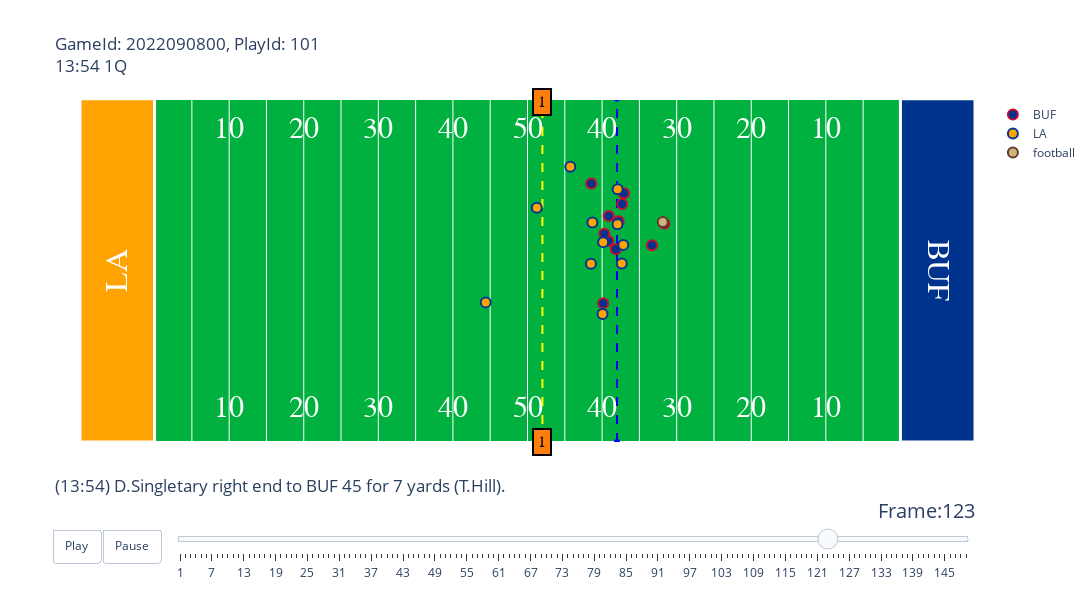

Write notebook code for a chart like this one.
### Code cell
gid = 2022090800
pid = 101

animate_play(games=games, tracking_df=tracking_df,
             play_df=plays, players=players, gameId=gid,
             playId=pid)

### Figure 1 — Plotly figure (JSON) as saved in the notebook; plotly's stock layout.template omitted (floating-point values rounded to 4 significant figures)
{"data": [{"hoverinfo": "none", "mode": "text", "showlegend": false, "text": ["10", "20", "30", "40", "50", "40", "30", "20", "10"], "textfont": {"color": "#ffffff", "family": "Courier New, monospace", "size": 30}, "type": "scatter", "x": [20, 30, 40, 50, 60, 70, 80, 90, 100], "y": [5, 5, 5, 5, 5, 5, 5, 5, 5]}, {"hoverinfo": "none", "mode": "text", "showlegend": false, "text": ["10", "20", "30", "40", "50", "40", "30", "20", "10"], "textfont": {"color": "#ffffff", "family": "Courier New, monospace", "size": 30}, "type": "scatter", "x": [20, 30, 40, 50, 60, 70, 80, 90, 100], "y": [48.5, 48.5, 48.5, 48.5, 48.5, 48.5, 48.5, 48.5, 48.5]}, {"hoverinfo": "none", "line": {"color": "blue", "dash": "dash"}, "showlegend": false, "type": "scatter", "x": [72, 72], "y": [0, 53.5]}, {"hoverinfo": "none", "line": {"color": "yellow", "dash": "dash"}, "showlegend": false, "type": "scatter", "x": [62, 62], "y": [0, 53.5]}, {"fill": "toself", "fillcolor": "#FFA300", "hoverinfo": "skip", "line": {"color": "white", "width": 3}, "mode": "lines", "opacity": 1, "showlegend": false, "type": "scatter", "x": [0, 0, 10, 10, 0], "y": [0, 53.5, 53.5, 0, 0]}, {"fill": "toself", "fillcolor": "#00338D", "hoverinfo": "skip", "line": {"color": "white", "width": 3}, "mode": "lines", "opacity": 1, "showlegend": false, "type": "scatter", "x": [110, 110, 120, 120, 110], "y": [0, 53.5, 53.5, 0, 0]}, {"hoverinfo": "text", "hovertext": ["nflId:35472<br>displayName:Rodger Saffold<br>Player Speed:6.756 MPH", "nflId:42392<br>displayName:Mitch Morse<br>Player Speed:7.516 MPH", "nflId:42818<br>displayName:Jake Kumerow<br>Player Speed:11.162 MPH", "nflId:44875<br>displayName:Dion Dawkins<br>Player Speed:10.603 MPH", "nflId:46076<br>displayName:Josh Allen<br>Player Speed:6.935 MPH", "nflId:47857<br>displayName:Devin Singletary<br>Player Speed:13.444 MPH", "nflId:47879<br>displayName:Dawson Knox<br>Player Speed:10.961 MPH", "nflId:48512<br>displayName:Ryan Bates<br>Player Speed:6.554 MPH", "nflId:52536<br>displayName:Gabe Davis<br>Player Speed:10.804 MPH", "nflId:53079<br>displayName:Reggie Gilliam<br>Player Speed:17.157 MPH", "nflId:53522<br>displayName:Spencer Brown<br>Player Speed:8.791 MPH"], "marker": {"color": "#00338D", "line": {"color": "#C60C30", "width": 2}, "size": 10}, "mode": "markers", "name": "BUF", "type": "scatter", "x": [70.83, 70.3, 68.55, 71.85, 76.69, 78.34, 72.93, 72.22, 70.15, 72.68, 70.89], "y": [31.34, 32.45, 40.29, 30.03, 30.66, 34.05, 38.78, 34.4, 21.61, 37.09, 35.21]}, {"hoverinfo": "text", "hovertext": ["nflId:38577<br>displayName:Bobby Wagner<br>Player Speed:12.929 MPH", "nflId:41239<br>displayName:Aaron Donald<br>Player Speed:10.29 MPH", "nflId:42816<br>displayName:Troy Hill<br>Player Speed:8.523 MPH", "nflId:43294<br>displayName:Jalen Ramsey<br>Player Speed:6.778 MPH", "nflId:43298<br>displayName:Leonard Floyd<br>Player Speed:10.782 MPH", "nflId:43335<br>displayName:A'Shawn Robinson<br>Player Speed:5.57 MPH", "nflId:47844<br>displayName:Taylor Rapp<br>Player Speed:8.142 MPH", "nflId:47862<br>displayName:David Long<br>Player Speed:4.205 MPH", "nflId:47917<br>displayName:Greg Gaines<br>Player Speed:7.136 MPH", "nflId:47939<br>displayName:Justin Hollins<br>Player Speed:12.661 MPH", "nflId:48026<br>displayName:Nick Scott<br>Player Speed:7.874 MPH"], "marker": {"color": "#FFA300", "line": {"color": "#003594", "width": 2}, "size": 10}, "mode": "markers", "name": "LA", "type": "scatter", "x": [68.7, 72.84, 65.74, 68.51, 72.09, 72.07, 54.4, 70.06, 70.14, 72.64, 61.25], "y": [34.2, 30.72, 42.89, 27.78, 39.38, 33.93, 21.76, 19.96, 31.15, 27.83, 36.5]}, {"hoverinfo": "none", "marker": {"color": "#CBB67C", "line": {"color": "#663831", "width": 2}, "size": 10}, "mode": "markers", "name": "football", "type": "scatter", "x": [78.14], "y": [34.27]}], "layout": {"annotations": [{"align": "center", "bgcolor": "#ff7f0e", "bordercolor": "black", "borderpad": 4, "borderwidth": 2, "font": {"color": "black", "family": "Courier New, monospace", "size": 16}, "opacity": 1, "showarrow": false, "text": "1", "x": 62, "y": 0}, {"align": "center", "bgcolor": "#ff7f0e", "bordercolor": "black", "borderpad": 4, "borderwidth": 2, "font": {"color": "black", "family": "Courier New, monospace", "size": 16}, "opacity": 1, "showarrow": false, "text": "1", "x": 62, "y": 53}, {"font": {"color": "White", "family": "Courier New, monospace", "size": 32}, "showarrow": false, "text": "LA", "textangle": -90, "x": 5, "y": 26.75}, {"font": {"color": "White", "family": "Courier New, monospace", "size": 32}, "showarrow": false, "text": "BUF", "textangle": 90, "x": 115, "y": 26.75}], "autosize": false, "height": 600, "plot_bgcolor": "#00B140", "sliders": [{"active": 122, "currentvalue": {"font": {"size": 20}, "prefix": "Frame:", "visible": true, "xanchor": "right"}, "len": 0.9, "pad": {"b": 10, "t": 50}, "steps": [{"args": [[1], {"frame": {"duration": 100, "redraw": false}, "mode": "immediate", "transition": {"duration": 0}}], "label": "1", "method": "animate"}, {"args": [[2], {"frame": {"duration": 100, "redraw": false}, "mode": "immediate", "transition": {"duration": 0}}], "label": "2", "method": "animate"}, {"args": [[3], {"frame": {"duration": 100, "redraw": false}, "mode": "immediate", "transition": {"duration": 0}}], "label": "3", "method": "animate"}, {"args": [[4], {"frame": {"duration": 100, "redraw": false}, "mode": "immediate", "transition": {"duration": 0}}], "label": "4", "method": "animate"}, {"args": [[5], {"frame": {"duration": 100, "redraw": false}, "mode": "immediate", "transition": {"duration": 0}}], "label": "5", "method": "animate"}, {"args": [[6], {"frame": {"duration": 100, "redraw": false}, "mode": "immediate", "transition": {"duration": 0}}], "label": "6", "method": "animate"}, {"args": [[7], {"frame": {"duration": 100, "redraw": false}, "mode": "immediate", "transition": {"duration": 0}}], "label": "7", "method": "animate"}, {"args": [[8], {"frame": {"duration": 100, "redraw": false}, "mode": "immediate", "transition": {"duration": 0}}], "label": "8", "method": "animate"}, {"args": [[9], {"frame": {"duration": 100, "redraw": false}, "mode": "immediate", "transition": {"duration": 0}}], "label": "9", "method": "animate"}, {"args": [[10], {"frame": {"duration": 100, "redraw": false}, "mode": "immediate", "transition": {"duration": 0}}], "label": "10", "method": "animate"}, {"args": [[11], {"frame": {"duration": 100, "redraw": false}, "mode": "immediate", "transition": {"duration": 0}}], "label": "11", "method": "animate"}, {"args": [[12], {"frame": {"duration": 100, "redraw": false}, "mode": "immediate", "transition": {"duration": 0}}], "label": "12", "method": "animate"}, {"args": [[13], {"frame": {"duration": 100, "redraw": false}, "mode": "immediate", "transition": {"duration": 0}}], "label": "13", "method": "animate"}, {"args": [[14], {"frame": {"duration": 100, "redraw": false}, "mode": "immediate", "transition": {"duration": 0}}], "label": "14", "method": "animate"}, {"args": [[15], {"frame": {"duration": 100, "redraw": false}, "mode": "immediate", "transition": {"duration": 0}}], "label": "15", "method": "animate"}, {"args": [[16], {"frame": {"duration": 100, "redraw": false}, "mode": "immediate", "transition": {"duration": 0}}], "label": "16", "method": "animate"}, {"args": [[17], {"frame": {"duration": 100, "redraw": false}, "mode": "immediate", "transition": {"duration": 0}}], "label": "17", "method": "animate"}, {"args": [[18], {"frame": {"duration": 100, "redraw": false}, "mode": "immediate", "transition": {"duration": 0}}], "label": "18", "method": "animate"}, {"args": [[19], {"frame": {"duration": 100, "redraw": false}, "mode": "immediate", "transition": {"duration": 0}}], "label": "19", "method": "animate"}, {"args": [[20], {"frame": {"duration": 100, "redraw": false}, "mode": "immediate", "transition": {"duration": 0}}], "label": "20", "method": "animate"}, {"args": [[21], {"frame": {"duration": 100, "redraw": false}, "mode": "immediate", "transition": {"duration": 0}}], "label": "21", "method": "animate"}, {"args": [[22], {"frame": {"duration": 100, "redraw": false}, "mode": "immediate", "transition": {"duration": 0}}], "label": "22", "method": "animate"}, {"args": [[23], {"frame": {"duration": 100, "redraw": false}, "mode": "immediate", "transition": {"duration": 0}}], "label": "23", "method": "animate"}, {"args": [[24], {"frame": {"duration": 100, "redraw": false}, "mode": "immediate", "transition": {"duration": 0}}], "label": "24", "method": "animate"}, {"args": [[25], {"frame": {"duration": 100, "redraw": false}, "mode": "immediate", "transition": {"duration": 0}}], "label": "25", "method": "animate"}, {"args": [[26], {"frame": {"duration": 100, "redraw": false}, "mode": "immediate", "transition": {"duration": 0}}], "label": "26", "method": "animate"}, {"args": [[27], {"frame": {"duration": 100, "redraw": false}, "mode": "immediate", "transition": {"duration": 0}}], "label": "27", "method": "animate"}, {"args": [[28], {"frame": {"duration": 100, "redraw": false}, "mode": "immediate", "transition": {"duration": 0}}], "label": "28", "method": "animate"}, {"args": [[29], {"frame": {"duration": 100, "redraw": false}, "mode": "immediate", "transition": {"duration": 0}}], "label": "29", "method": "animate"}, {"args": [[30], {"frame": {"duration": 100, "redraw": false}, "mode": "immediate", "transition": {"duration": 0}}], "label": "30", "method": "animate"}, {"args": [[31], {"frame": {"duration": 100, "redraw": false}, "mode": "immediate", "transition": {"duration": 0}}], "label": "31", "method": "animate"}, {"args": [[32], {"frame": {"duration": 100, "redraw": false}, "mode": "immediate", "transition": {"duration": 0}}], "label": "32", "method": "animate"}, {"args": [[33], {"frame": {"duration": 100, "redraw": false}, "mode": "immediate", "transition": {"duration": 0}}], "label": "33", "method": "animate"}, {"args": [[34], {"frame": {"duration": 100, "redraw": false}, "mode": "immediate", "transition": {"duration": 0}}], "label": "34", "method": "animate"}, {"args": [[35], {"frame": {"duration": 100, "redraw": false}, "mode": "immediate", "transition": {"duration": 0}}], "label": "35", "method": "animate"}, {"args": [[36], {"frame": {"duration": 100, "redraw": false}, "mode": "immediate", "transition": {"duration": 0}}], "label": "36", "method": "animate"}, {"args": [[37], {"frame": {"duration": 100, "redraw": false}, "mode": "immediate", "transition": {"duration": 0}}], "label": "37", "method": "animate"}, {"args": [[38], {"frame": {"duration": 100, "redraw": false}, "mode": "immediate", "transition": {"duration": 0}}], "label": "38", "method": "animate"}, {"args": [[39], {"frame": {"duration": 100, "redraw": false}, "mode": "immediate", "transition": {"duration": 0}}], "label": "39", "method": "animate"}, {"args": [[40], {"frame": {"duration": 100, "redraw": false}, "mode": "immediate", "transition": {"duration": 0}}], "label": "40", "method": "animate"}, {"args": [[41], {"frame": {"duration": 100, "redraw": false}, "mode": "immediate", "transition": {"duration": 0}}], "label": "41", "method": "animate"}, {"args": [[42], {"frame": {"duration": 100, "redraw": false}, "mode": "immediate", "transition": {"duration": 0}}], "label": "42", "method": "animate"}, {"args": [[43], {"frame": {"duration": 100, "redraw": false}, "mode": "immediate", "transition": {"duration": 0}}], "label": "43", "method": "animate"}, {"args": [[44], {"frame": {"duration": 100, "redraw": false}, "mode": "immediate", "transition": {"duration": 0}}], "label": "44", "method": "animate"}, {"args": [[45], {"frame": {"duration": 100, "redraw": false}, "mode": "immediate", "transition": {"duration": 0}}], "label": "45", "method": "animate"}, {"args": [[46], {"frame": {"duration": 100, "redraw": false}, "mode": "immediate", "transition": {"duration": 0}}], "label": "46", "method": "animate"}, {"args": [[47], {"frame": {"duration": 100, "redraw": false}, "mode": "immediate", "transition": {"duration": 0}}], "label": "47", "method": "animate"}, {"args": [[48], {"frame": {"duration": 100, "redraw": false}, "mode": "immediate", "transition": {"duration": 0}}], "label": "48", "method": "animate"}, {"args": [[49], {"frame": {"duration": 100, "redraw": false}, "mode": "immediate", "transition": {"duration": 0}}], "label": "49", "method": "animate"}, {"args": [[50], {"frame": {"duration": 100, "redraw": false}, "mode": "immediate", "transition": {"duration": 0}}], "label": "50", "method": "animate"}, {"args": [[51], {"frame": {"duration": 100, "redraw": false}, "mode": "immediate", "transition": {"duration": 0}}], "label": "51", "method": "animate"}, {"args": [[52], {"frame": {"duration": 100, "redraw": false}, "mode": "immediate", "transition": {"duration": 0}}], "label": "52", "method": "animate"}, {"args": [[53], {"frame": {"duration": 100, "redraw": false}, "mode": "immediate", "transition": {"duration": 0}}], "label": "53", "method": "animate"}, {"args": [[54], {"frame": {"duration": 100, "redraw": false}, "mode": "immediate", "transition": {"duration": 0}}], "label": "54", "method": "animate"}, {"args": [[55], {"frame": {"duration": 100, "redraw": false}, "mode": "immediate", "transition": {"duration": 0}}], "label": "55", "method": "animate"}, {"args": [[56], {"frame": {"duration": 100, "redraw": false}, "mode": "immediate", "transition": {"duration": 0}}], "label": "56", "method": "animate"}, {"args": [[57], {"frame": {"duration": 100, "redraw": false}, "mode": "immediate", "transition": {"duration": 0}}], "label": "57", "method": "animate"}, {"args": [[58], {"frame": {"duration": 100, "redraw": false}, "mode": "immediate", "transition": {"duration": 0}}], "label": "58", "method": "animate"}, {"args": [[59], {"frame": {"duration": 100, "redraw": false}, "mode": "immediate", "transition": {"duration": 0}}], "label": "59", "method": "animate"}, {"args": [[60], {"frame": {"duration": 100, "redraw": false}, "mode": "immediate", "transition": {"duration": 0}}], "label": "60", "method": "animate"}, {"args": [[61], {"frame": {"duration": 100, "redraw": false}, "mode": "immediate", "transition": {"duration": 0}}], "label": "61", "method": "animate"}, {"args": [[62], {"frame": {"duration": 100, "redraw": false}, "mode": "immediate", "transition": {"duration": 0}}], "label": "62", "method": "animate"}, {"args": [[63], {"frame": {"duration": 100, "redraw": false}, "mode": "immediate", "transition": {"duration": 0}}], "label": "63", "method": "animate"}, {"args": [[64], {"frame": {"duration": 100, "redraw": false}, "mode": "immediate", "transition": {"duration": 0}}], "label": "64", "method": "animate"}, {"args": [[65], {"frame": {"duration": 100, "redraw": false}, "mode": "immediate", "transition": {"duration": 0}}], "label": "65", "method": "animate"}, {"args": [[66], {"frame": {"duration": 100, "redraw": false}, "mode": "immediate", "transition": {"duration": 0}}], "label": "66", "method": "animate"}, {"args": [[67], {"frame": {"duration": 100, "redraw": false}, "mode": "immediate", "transition": {"duration": 0}}], "label": "67", "method": "animate"}, {"args": [[68], {"frame": {"duration": 100, "redraw": false}, "mode": "immediate", "transition": {"duration": 0}}], "label": "68", "method": "animate"}, {"args": [[69], {"frame": {"duration": 100, "redraw": false}, "mode": "immediate", "transition": {"duration": 0}}], "label": "69", "method": "animate"}, {"args": [[70], {"frame": {"duration": 100, "redraw": false}, "mode": "immediate", "transition": {"duration": 0}}], "label": "70", "method": "animate"}, {"args": [[71], {"frame": {"duration": 100, "redraw": false}, "mode": "immediate", "transition": {"duration": 0}}], "label": "71", "method": "animate"}, {"args": [[72], {"frame": {"duration": 100, "redraw": false}, "mode": "immediate", "transition": {"duration": 0}}], "label": "72", "method": "animate"}, {"args": [[73], {"frame": {"duration": 100, "redraw": false}, "mode": "immediate", "transition": {"duration": 0}}], "label": "73", "method": "animate"}, {"args": [[74], {"frame": {"duration": 100, "redraw": false}, "mode": "immediate", "transition": {"duration": 0}}], "label": "74", "method": "animate"}, {"args": [[75], {"frame": {"duration": 100, "redraw": false}, "mode": "immediate", "transition": {"duration": 0}}], "label": "75", "method": "animate"}, {"args": [[76], {"frame": {"duration": 100, "redraw": false}, "mode": "immediate", "transition": {"duration": 0}}], "label": "76", "method": "animate"}, {"args": [[77], {"frame": {"duration": 100, "redraw": false}, "mode": "immediate", "transition": {"duration": 0}}], "label": "77", "method": "animate"}, {"args": [[78], {"frame": {"duration": 100, "redraw": false}, "mode": "immediate", "transition": {"duration": 0}}], "label": "78", "method": "animate"}, {"args": [[79], {"frame": {"duration": 100, "redraw": false}, "mode": "immediate", "transition": {"duration": 0}}], "label": "79", "method": "animate"}, {"args": [[80], {"frame": {"duration": 100, "redraw": false}, "mode": "immediate", "transition": {"duration": 0}}], "label": "80", "method": "animate"}, {"args": [[81], {"frame": {"duration": 100, "redraw": false}, "mode": "immediate", "transition": {"duration": 0}}], "label": "81", "method": "animate"}, {"args": [[82], {"frame": {"duration": 100, "redraw": false}, "mode": "immediate", "transition": {"duration": 0}}], "label": "82", "method": "animate"}, {"args": [[83], {"frame": {"duration": 100, "redraw": false}, "mode": "immediate", "transition": {"duration": 0}}], "label": "83", "method": "animate"}, {"args": [[84], {"frame": {"duration": 100, "redraw": false}, "mode": "immediate", "transition": {"duration": 0}}], "label": "84", "method": "animate"}, {"args": [[85], {"frame": {"duration": 100, "redraw": false}, "mode": "immediate", "transition": {"duration": 0}}], "label": "85", "method": "animate"}, {"args": [[86], {"frame": {"duration": 100, "redraw": false}, "mode": "immediate", "transition": {"duration": 0}}], "label": "86", "method": "animate"}, {"args": [[87], {"frame": {"duration": 100, "redraw": false}, "mode": "immediate", "transition": {"duration": 0}}], "label": "87", "method": "animate"}, {"args": [[88], {"frame": {"duration": 100, "redraw": false}, "mode": "immediate", "transition": {"duration": 0}}], "label": "88", "method": "animate"}, {"args": [[89], {"frame": {"duration": 100, "redraw": false}, "mode": "immediate", "transition": {"duration": 0}}], "label": "89", "method": "animate"}, {"args": [[90], {"frame": {"duration": 100, "redraw": false}, "mode": "immediate", "transition": {"duration": 0}}], "label": "90", "method": "animate"}, {"args": [[91], {"frame": {"duration": 100, "redraw": false}, "mode": "immediate", "transition": {"duration": 0}}], "label": "91", "method": "animate"}, {"args": [[92], {"frame": {"duration": 100, "redraw": false}, "mode": "immediate", "transition": {"duration": 0}}], "label": "92", "method": "animate"}, {"args": [[93], {"frame": {"duration": 100, "redraw": false}, "mode": "immediate", "transition": {"duration": 0}}], "label": "93", "method": "animate"}, {"args": [[94], {"frame": {"duration": 100, "redraw": false}, "mode": "immediate", "transition": {"duration": 0}}], "label": "94", "method": "animate"}, {"args": [[95], {"frame": {"duration": 100, "redraw": false}, "mode": "immediate", "transition": {"duration": 0}}], "label": "95", "method": "animate"}, {"args": [[96], {"frame": {"duration": 100, "redraw": false}, "mode": "immediate", "transition": {"duration": 0}}], "label": "96", "method": "animate"}, {"args": [[97], {"frame": {"duration": 100, "redraw": false}, "mode": "immediate", "transition": {"duration": 0}}], "label": "97", "method": "animate"}, {"args": [[98], {"frame": {"duration": 100, "redraw": false}, "mode": "immediate", "transition": {"duration": 0}}], "label": "98", "method": "animate"}, {"args": [[99], {"frame": {"duration": 100, "redraw": false}, "mode": "immediate", "transition": {"duration": 0}}], "label": "99", "method": "animate"}, {"args": [[100], {"frame": {"duration": 100, "redraw": false}, "mode": "immediate", "transition": {"duration": 0}}], "label": "100", "method": "animate"}, {"args": [[101], {"frame": {"duration": 100, "redraw": false}, "mode": "immediate", "transition": {"duration": 0}}], "label": "101", "method": "animate"}, {"args": [[102], {"frame": {"duration": 100, "redraw": false}, "mode": "immediate", "transition": {"duration": 0}}], "label": "102", "method": "animate"}, {"args": [[103], {"frame": {"duration": 100, "redraw": false}, "mode": "immediate", "transition": {"duration": 0}}], "label": "103", "method": "animate"}, {"args": [[104], {"frame": {"duration": 100, "redraw": false}, "mode": "immediate", "transition": {"duration": 0}}], "label": "104", "method": "animate"}, {"args": [[105], {"frame": {"duration": 100, "redraw": false}, "mode": "immediate", "transition": {"duration": 0}}], "label": "105", "method": "animate"}, {"args": [[106], {"frame": {"duration": 100, "redraw": false}, "mode": "immediate", "transition": {"duration": 0}}], "label": "106", "method": "animate"}, {"args": [[107], {"frame": {"duration": 100, "redraw": false}, "mode": "immediate", "transition": {"duration": 0}}], "label": "107", "method": "animate"}, {"args": [[108], {"frame": {"duration": 100, "redraw": false}, "mode": "immediate", "transition": {"duration": 0}}], "label": "108", "method": "animate"}, {"args": [[109], {"frame": {"duration": 100, "redraw": false}, "mode": "immediate", "transition": {"duration": 0}}], "label": "109", "method": "animate"}, {"args": [[110], {"frame": {"duration": 100, "redraw": false}, "mode": "immediate", "transition": {"duration": 0}}], "label": "110", "method": "animate"}, {"args": [[111], {"frame": {"duration": 100, "redraw": false}, "mode": "immediate", "transition": {"duration": 0}}], "label": "111", "method": "animate"}, {"args": [[112], {"frame": {"duration": 100, "redraw": false}, "mode": "immediate", "transition": {"duration": 0}}], "label": "112", "method": "animate"}, {"args": [[113], {"frame": {"duration": 100, "redraw": false}, "mode": "immediate", "transition": {"duration": 0}}], "label": "113", "method": "animate"}, {"args": [[114], {"frame": {"duration": 100, "redraw": false}, "mode": "immediate", "transition": {"duration": 0}}], "label": "114", "method": "animate"}, {"args": [[115], {"frame": {"duration": 100, "redraw": false}, "mode": "immediate", "transition": {"duration": 0}}], "label": "115", "method": "animate"}, {"args": [[116], {"frame": {"duration": 100, "redraw": false}, "mode": "immediate", "transition": {"duration": 0}}], "label": "116", "method": "animate"}, {"args": [[117], {"frame": {"duration": 100, "redraw": false}, "mode": "immediate", "transition": {"duration": 0}}], "label": "117", "method": "animate"}, {"args": [[118], {"frame": {"duration": 100, "redraw": false}, "mode": "immediate", "transition": {"duration": 0}}], "label": "118", "method": "animate"}, {"args": [[119], {"frame": {"duration": 100, "redraw": false}, "mode": "immediate", "transition": {"duration": 0}}], "label": "119", "method": "animate"}, {"args": [[120], {"frame": {"duration": 100, "redraw": false}, "mode": "immediate", "transition": {"duration": 0}}], "label": "120", "method": "animate"}, {"args": [[121], {"frame": {"duration": 100, "redraw": false}, "mode": "immediate", "transition": {"duration": 0}}], "label": "121", "method": "animate"}, {"args": [[122], {"frame": {"duration": 100, "redraw": false}, "mode": "immediate", "transition": {"duration": 0}}], "label": "122", "method": "animate"}, {"args": [[123], {"frame": {"duration": 100, "redraw": false}, "mode": "immediate", "transition": {"duration": 0}}], "label": "123", "method": "animate"}, {"args": [[124], {"frame": {"duration": 100, "redraw": false}, "mode": "immediate", "transition": {"duration": 0}}], "label": "124", "method": "animate"}, {"args": [[125], {"frame": {"duration": 100, "redraw": false}, "mode": "immediate", "transition": {"duration": 0}}], "label": "125", "method": "animate"}, {"args": [[126], {"frame": {"duration": 100, "redraw": false}, "mode": "immediate", "transition": {"duration": 0}}], "label": "126", "method": "animate"}, {"args": [[127], {"frame": {"duration": 100, "redraw": false}, "mode": "immediate", "transition": {"duration": 0}}], "label": "127", "method": "animate"}, {"args": [[128], {"frame": {"duration": 100, "redraw": false}, "mode": "immediate", "transition": {"duration": 0}}], "label": "128", "method": "animate"}, {"args": [[129], {"frame": {"duration": 100, "redraw": false}, "mode": "immediate", "transition": {"duration": 0}}], "label": "129", "method": "animate"}, {"args": [[130], {"frame": {"duration": 100, "redraw": false}, "mode": "immediate", "transition": {"duration": 0}}], "label": "130", "method": "animate"}, {"args": [[131], {"frame": {"duration": 100, "redraw": false}, "mode": "immediate", "transition": {"duration": 0}}], "label": "131", "method": "animate"}, {"args": [[132], {"frame": {"duration": 100, "redraw": false}, "mode": "immediate", "transition": {"duration": 0}}], "label": "132", "method": "animate"}, {"args": [[133], {"frame": {"duration": 100, "redraw": false}, "mode": "immediate", "transition": {"duration": 0}}], "label": "133", "method": "animate"}, {"args": [[134], {"frame": {"duration": 100, "redraw": false}, "mode": "immediate", "transition": {"duration": 0}}], "label": "134", "method": "animate"}, {"args": [[135], {"frame": {"duration": 100, "redraw": false}, "mode": "immediate", "transition": {"duration": 0}}], "label": "135", "method": "animate"}, {"args": [[136], {"frame": {"duration": 100, "redraw": false}, "mode": "immediate", "transition": {"duration": 0}}], "label": "136", "method": "animate"}, {"args": [[137], {"frame": {"duration": 100, "redraw": false}, "mode": "immediate", "transition": {"duration": 0}}], "label": "137", "method": "animate"}, {"args": [[138], {"frame": {"duration": 100, "redraw": false}, "mode": "immediate", "transition": {"duration": 0}}], "label": "138", "method": "animate"}, {"args": [[139], {"frame": {"duration": 100, "redraw": false}, "mode": "immediate", "transition": {"duration": 0}}], "label": "139", "method": "animate"}, {"args": [[140], {"frame": {"duration": 100, "redraw": false}, "mode": "immediate", "transition": {"duration": 0}}], "label": "140", "method": "animate"}, {"args": [[141], {"frame": {"duration": 100, "redraw": false}, "mode": "immediate", "transition": {"duration": 0}}], "label": "141", "method": "animate"}, {"args": [[142], {"frame": {"duration": 100, "redraw": false}, "mode": "immediate", "transition": {"duration": 0}}], "label": "142", "method": "animate"}, {"args": [[143], {"frame": {"duration": 100, "redraw": false}, "mode": "immediate", "transition": {"duration": 0}}], "label": "143", "method": "animate"}, {"args": [[144], {"frame": {"duration": 100, "redraw": false}, "mode": "immediate", "transition": {"duration": 0}}], "label": "144", "method": "animate"}, {"args": [[145], {"frame": {"duration": 100, "redraw": false}, "mode": "immediate", "transition": {"duration": 0}}], "label": "145", "method": "animate"}, {"args": [[146], {"frame": {"duration": 100, "redraw": false}, "mode": "immediate", "transition": {"duration": 0}}], "label": "146", "method": "animate"}, {"args": [[147], {"frame": {"duration": 100, "redraw": false}, "mode": "immediate", "transition": {"duration": 0}}], "label": "147", "method": "animate"}, {"args": [[148], {"frame": {"duration": 100, "redraw": false}, "mode": "immediate", "transition": {"duration": 0}}], "label": "148", "method": "animate"}, {"args": [[149], {"frame": {"duration": 100, "redraw": false}, "mode": "immediate", "transition": {"duration": 0}}], "label": "149", "method": "animate"}], "transition": {"duration": 300, "easing": "cubic-in-out"}, "x": 0.1, "xanchor": "left", "y": 0, "yanchor": "top"}], "title": {"text": "GameId: 2022090800, PlayId: 101<br>13:54 1Q<br><br><br><br><br><br><br><br><br><br><br><br><br><br><br><br><br><br><br>(13:54) D.Singletary right end to BUF 45 for 7 yards (T.Hill)."}, "updatemenus": [{"buttons": [{"args": [null, {"frame": {"duration": 100, "redraw": false}, "fromcurrent": true, "transition": {"duration": 0}}], "label": "Play", "method": "animate"}, {"args": [[null], {"frame": {"duration": 0, "redraw": false}, "mode": "immediate", "transition": {"duration": 0}}], "label": "Pause", "method": "animate"}], "direction": "left", "pad": {"r": 10, "t": 87}, "showactive": false, "type": "buttons", "x": 0.1, "xanchor": "right", "y": 0, "yanchor": "top"}], "width": 1200, "xaxis": {"autorange": false, "range": [0, 120], "showticklabels": false, "tickmode": "array", "tickvals": [10, 15, 20, 25, 30, 35, 40, 45, 50, 55, 60, 65, 70, 75, 80, 85, 90, 95, 100, 105, 110], "type": "linear"}, "yaxis": {"autorange": false, "range": [0, 53.3], "showgrid": false, "showticklabels": false, "type": "linear"}}}
